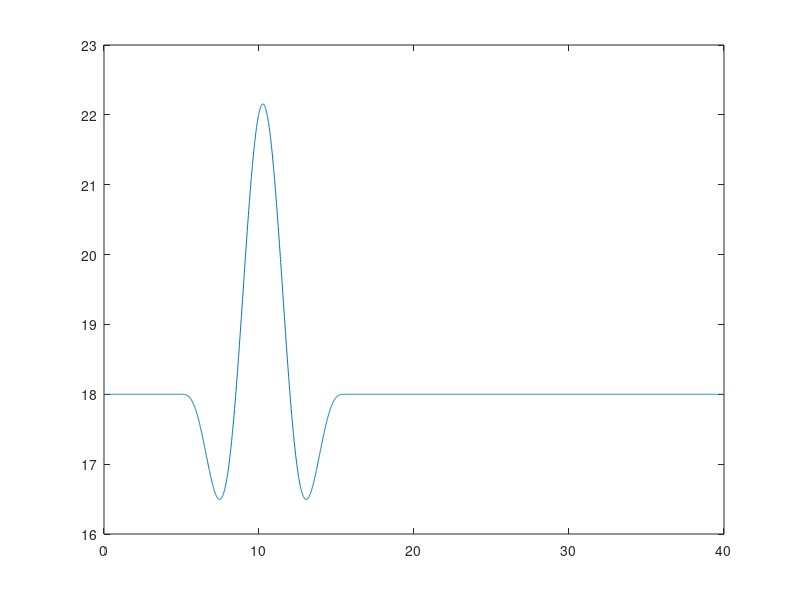

Source code (MATLAB): (Note: this script raises an error after producing the figure.)
clear all;
close all;
clc;

%%
FileName = 'EOG_URef_18';

%% Preprocessing
% time
T           = 40;                   % [s]   simulation length
dt          = 1/80;               	% [s]   simulation time step

% wind
V_hub       = 18;                   % [m/s] mean wind speed at hub height 
T_gust      = 10.5;                 % [s]   length of EOG
t_start     = 05;                   % [s]   time when EOG should start
V_ref       = 50;                   % [m/s] reference wind speed average over 10 min
I_ref       = 0.14;                 % [-]   expected value of the turbulence intensity at 15 m/s
D           = 240;                  % [m]   rotor diameter

% calculation of wind signals
t           = 0:dt:T-dt;

% Longitudinal scale parameter at hub height (assuming hub height >60 m)
lambda1     = 42;

% Extreme Operational Gust (EOG) definition
sigma1      = I_ref * (0.75*V_hub + 5.6);
V_e50     	= 1.4*V_ref;
V_e1      	= 0.8*V_e50;
V_gust      = min([1.35*(V_e1-V_hub), 3.3*(sigma1/(1+0.1*D/lambda1))]);

% EOG wind speed vector
u           = zeros(1, length(t));
for iTimeStep = 1:length(t)
    if (t(iTimeStep) >= t_start) && (t(iTimeStep) <= t_start+T_gust)
        t_EOG           = t(iTimeStep) - t_start;
        u(iTimeStep)    = V_hub-0.37*V_gust*sin(3*pi*t_EOG/T_gust)*(1-cos(2*pi*t_EOG/T_gust));
    else
        u(iTimeStep)    = V_hub;
    end
end


figure()
plot(t,u)


% Some variables required in the Type 4 wind: Bladed style
HubHeight   = 150;
dy          = 150;
dz          = 150;
Ny          = 3;
Nz          = 3;
URef        = V_hub;
zOffset     = HubHeight;
z0          = 0.1;          % the rougthness length, not really used


SummVars(1) = HubHeight;    % HubHeight
SummVars(3) = URef;

velocity    = zeros(max(size(t)),3,Ny,Nz);
% prepare to write out
for iy = 1:Ny
    for iz = 1:Nz
        velocity(:,1,iy,iz) = u;
    end
end

% here we use std u for v and w components, to avoid dividing by zero
SummVars(4) = std(squeeze(velocity(:,1,1,1)))/URef*100;
SummVars(5) = std(squeeze(velocity(:,1,1,1)))/URef*100;
SummVars(6) = std(squeeze(velocity(:,1,1,1)))/URef*100;

disp('Exporting rotor plane wind field as ".wnd" binary files...')
% write the .wnd
WriteBLgrid([FileName '.wnd'], velocity, dy, dz, dt, zOffset, z0, SummVars)

% Now write a sum file
fileID    = fopen([FileName '.sum'],'w');
fprintf(fileID,'This summary file is not complete it only contains required information for the OpenFAST');
fprintf(fileID,'\n');
fprintf(fileID,'F        Clockwise rotation when looking downwind?\n');
fprintf(fileID,[num2str(SummVars(1)) '  Hub height [m] \n']);
fprintf(fileID,['UBar   =  ' num2str(SummVars(3)) ' m/s \n']);
fprintf(fileID,['TI(u)  =  ' num2str(SummVars(4)) ' %%\n']);
fprintf(fileID,['TI(v)  =  ' num2str(SummVars(5)) ' %%\n']);
fprintf(fileID,['TI(w)  =  ' num2str(SummVars(6)) ' %%\n']);
fprintf(fileID,['Height Offset =  ' num2str(0) ' m\n']);
fprintf(fileID,'Creating a PERIODIC output file.');
fclose(fileID);

